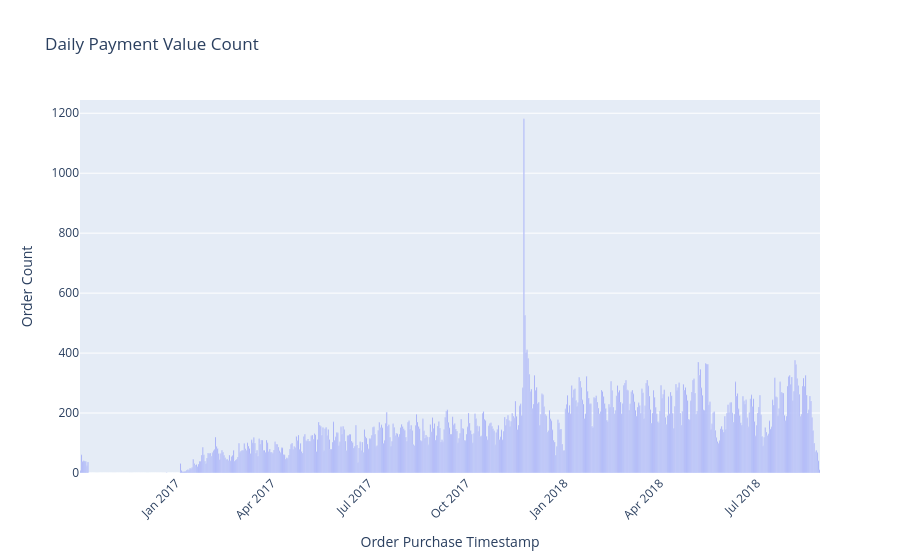

The notebook cell saved with this chart:
### Code cell
# 주문건수

import plotly.express as px

fig = px.bar(
    x = merged_order_date_count.index,
    y = merged_order_date_count["payment_value"],
    title = "Daily Payment Value Count",
    labels= {
        "x": "Order Purchase Timestamp",
        "y": "Order Count",
    }
)

fig.update_layout(xaxis_tickangle=-45)

fig.show()

### Figure 1 — Plotly figure (JSON) as saved in the notebook; plotly's stock layout.template omitted (floating-point values rounded to 4 significant figures; data arrays with more than 128 entries replaced by an {"elided": "..."} marker saying what was removed)
{"data": [{"alignmentgroup": "True", "hovertemplate": "Order Purchase Timestamp=%{x}<br>Order Count=%{y}<extra></extra>", "legendgroup": "", "marker": {"color": "#636efa", "pattern": {"shape": ""}}, "name": "", "offsetgroup": "", "orientation": "v", "showlegend": false, "textposition": "auto", "type": "bar", "x": {"elided": "696 str values"}, "xaxis": "x", "y": {"elided": "696 int values"}, "yaxis": "y"}], "layout": {"barmode": "relative", "legend": {"tracegroupgap": 0}, "title": {"text": "Daily Payment Value Count"}, "xaxis": {"anchor": "y", "domain": [0, 1], "tickangle": -45, "title": {"text": "Order Purchase Timestamp"}}, "yaxis": {"anchor": "x", "domain": [0, 1], "title": {"text": "Order Count"}}}}
